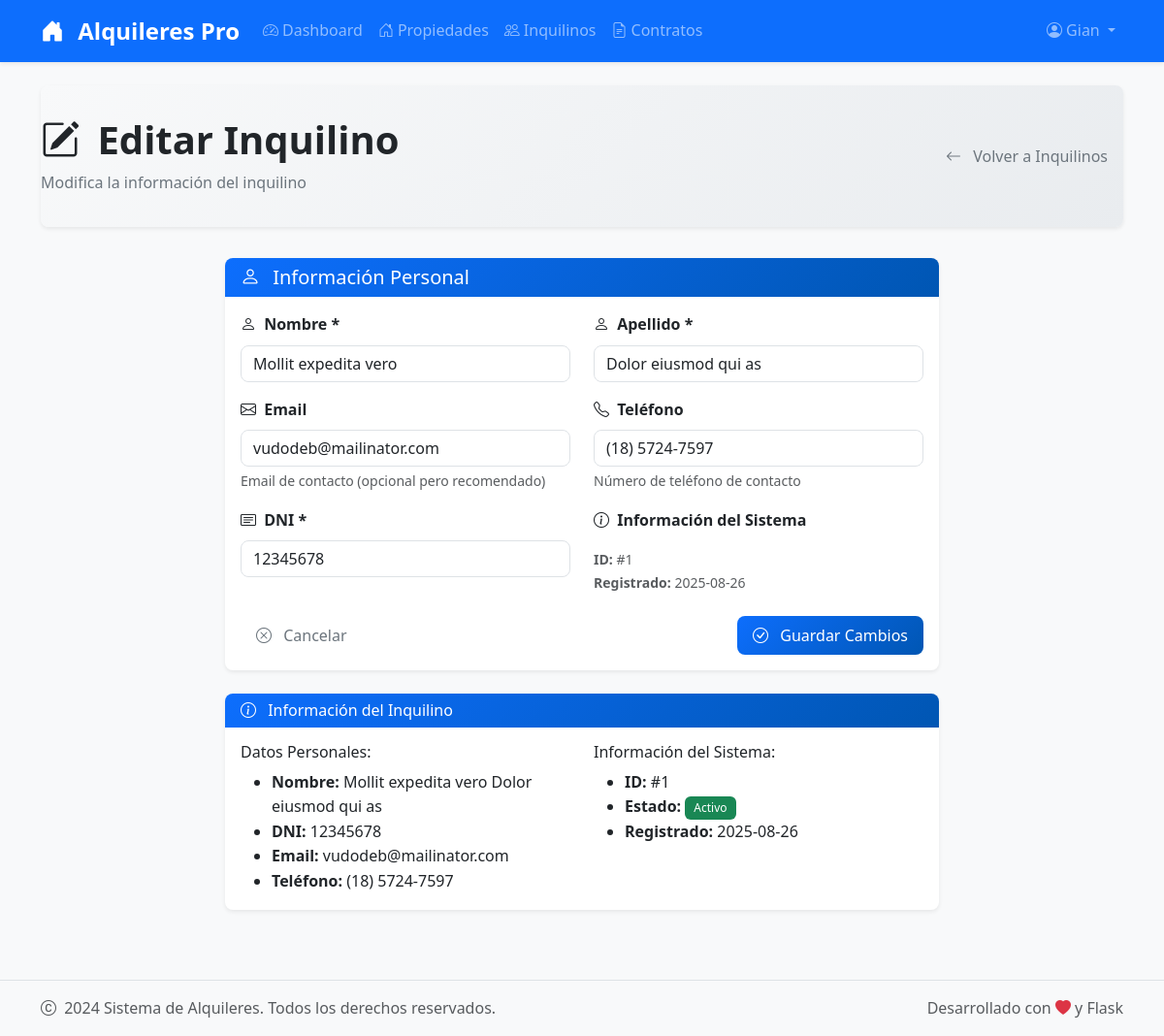
The page /inquilinos/1/editar (signed in) on the database its author committed.
### tables this page shows
CREATE TABLE inquilinos (
            id INTEGER PRIMARY KEY AUTOINCREMENT,
            nombre TEXT NOT NULL,
            apellido TEXT NOT NULL,
            email TEXT UNIQUE,
            telefono TEXT,
            dni TEXT UNIQUE,
            fecha_creacion TIMESTAMP DEFAULT CURRENT_TIMESTAMP
        , user_id INTEGER NOT NULL DEFAULT 1);

### app.py (the view, shortened to what this page needs)
@app.route('/inquilinos/<int:id>/editar', methods=['GET', 'POST'])
@login_required
def editar_inquilino(id):
    conn = get_db_connection()
    inquilino = conn.execute('SELECT * FROM inquilinos WHERE id = ? AND user_id = ?', (id, session['user_id'])).fetchone()
    conn.close()
    if inquilino is None:
        flash('Inquilino no encontrado', 'error')
        return redirect(url_for('inquilinos'))
    return render_template('editar_inquilino.html', inquilino=inquilino)

### app.py (called while the page is built)
def get_db_connection():
    conn = sqlite3.connect(DATABASE)
    conn.row_factory = sqlite3.Row
    return conn

def login_required(f):
    @wraps(f)
    def decorated_function(*args, **kwargs):
        if 'user_id' not in session:
            flash('Debes iniciar sesión para acceder a esta página.', 'warning')
            return redirect(url_for('login'))
        return f(*args, **kwargs)
    return decorated_function

### templates/editar_inquilino.html (shortened to what this page needs)
{% extends "base.html" %}
{% block content %}
<div class="container">
    <div class="page-header">
        <div class="row align-items-center">
            <div class="col">
                <h1 class="page-title">
                    <i class="bi bi-pencil-square me-2"></i>
                    Editar Inquilino
                </h1>
                <p class="page-subtitle">Modifica la información del inquilino</p>
            </div>
            <div class="col-auto">
                <a href="{{ url_for('inquilinos') }}" class="btn btn-outline-secondary">
                    <i class="bi bi-arrow-left me-2"></i>
                    Volver a Inquilinos
                </a>
            </div>
        </div>
    </div>
    <div class="row justify-content-center">
        <div class="col-lg-8">
            <div class="card">
                <div class="card-header">
                    <h5 class="mb-0">
                        <i class="bi bi-person me-2"></i>
                        Información Personal
                    </h5>
                </div>
                <div class="card-body">
                    <form method="POST" class="needs-validation" novalidate>
                        <div class="row">
                            <div class="col-md-6 mb-3">
                                <label for="nombre" class="form-label">
                                    <i class="bi bi-person me-1"></i>
                                    Nombre *
                                </label>
                                <input type="text"
                                       class="form-control"
                                       id="nombre"
                                       name="nombre"
                                       value="{{ inquilino.nombre }}"
                                       required
                                       placeholder="Ej: Juan">
                            </div>
                            <div class="col-md-6 mb-3">
                                <label for="apellido" class="form-label">
                                    <i class="bi bi-person me-1"></i>
                                    Apellido *
                                </label>
                                <input type="text"
                                       class="form-control"
                                       id="apellido"
                                       name="apellido"
                                       value="{{ inquilino.apellido }}"
                                       required
                                       placeholder="Ej: Pérez">
                            </div>
                            <div class="col-md-6 mb-3">
                                <label for="email" class="form-label">
                                    <i class="bi bi-envelope me-1"></i>
                                    Email
                                </label>
                                <input type="email"
                                       class="form-control"
                                       id="email"
                                       name="email"
                                       value="{{ inquilino.email }}"
                                       placeholder="juan.perez@email.com">
                                <div class="form-text">
                                    Email de contacto (opcional pero recomendado)
                                </div>
                            </div>
                            <div class="col-md-6 mb-3">
                                <label for="telefono" class="form-label">
                                    <i class="bi bi-telephone me-1"></i>
                                    Teléfono
                                </label>
                                <input type="tel"
                                       class="form-control phone-input"
                                       id="telefono"
                                       name="telefono"
                                       value="{{ inquilino.telefono }}"
                                       placeholder="(11) 1234-5678">
                                <div class="form-text">
                                    Número de teléfono de contacto
                                </div>
                            </div>
                            <div class="col-md-6 mb-3">
                                <label for="dni" class="form-label">
                                    <i class="bi bi-card-text me-1"></i>
                                    DNI *
                                </label>
                                <input type="text"
                                       class="form-control dni-input"
                                       id="dni"
                                       name="dni"
                                       value="{{ inquilino.dni }}"
                                       required
                                       maxlength="8"
                                       placeholder="12345678">
                            </div>
                            <div class="col-md-6 mb-3">
                                <label class="form-label">
                                    <i class="bi bi-info-circle me-1"></i>
                                    Información del Sistema
                                </label>
                                <div class="form-control-plaintext">
                                    <small class="text-muted">
                                        <strong>ID:</strong> #{{ inquilino.id }}<br>
                                        <strong>Registrado:</strong> {{ inquilino.fecha_creacion.split(' ')[0] if inquilino.fecha_creacion else 'N/A' }}
                                    </small>
                                </div>
                            </div>
                        </div>
                        <div class="d-flex justify-content-between align-items-center">
                            <div>
                                <a href="{{ url_for('inquilinos') }}" class="btn btn-outline-secondary">
                                    <i class="bi bi-x-circle me-2"></i>
                                    Cancelar
                                </a>
                            </div>
                            <div>
                                <button type="submit" class="btn btn-primary">
                                    <i class="bi bi-check-circle me-2"></i>
                                    Guardar Cambios
                                </button>
                            </div>
                        </div>
                    </form>
                </div>
            </div>
            <div class="card mt-4">
                <div class="card-header">
                    <h6 class="mb-0">
                        <i class="bi bi-info-circle me-2"></i>
                        Información del Inquilino
                    </h6>
                </div>
                <div class="card-body">
                    <div class="row">
                        <div class="col-md-6">
                            <h6>Datos Personales:</h6>
                            <ul class="mb-0">
                                <li><strong>Nombre:</strong> {{ inquilino.nombre }} {{ inquilino.apellido }}</li>
                                <li><strong>DNI:</strong> {{ inquilino.dni }}</li>
                                <li><strong>Email:</strong> {{ inquilino.email or 'No especificado' }}</li>
                                <li><strong>Teléfono:</strong> {{ inquilino.telefono or 'No especificado' }}</li>
                            </ul>
                        </div>
                        <div class="col-md-6">
                            <h6>Información del Sistema:</h6>
                            <ul class="mb-0">
                                <li><strong>ID:</strong> #{{ inquilino.id }}</li>
                                <li><strong>Estado:</strong>
                                    <span class="badge bg-success">Activo</span>
                                </li>
                                <li><strong>Registrado:</strong> {{ inquilino.fecha_creacion.split(' ')[0] if inquilino.fecha_creacion else 'N/A' }}</li>
                            </ul>
                        </div>
                    </div>
                </div>
            </div>
        </div>
    </div>
</div>
{% endblock %}

### static/css/style.css (style rules this page uses)
:root { --primary-color: #0d6efd; --secondary-color: #6c757d; --success-color: #198754; --danger-color: #dc3545; --warning-color: #ffc107; --info-color: #0dcaf0; --light-color: #f8f9fa; --dark-color: #212529; --border-radius: 0.5rem; --box-shadow: 0 0.125rem 0.25rem rgba(0, 0, 0, 0.075); --transition: all 0.3s ease; }
body { font-family: 'Segoe UI', Tahoma, Geneva, Verdana, sans-serif; background-color: #f8f9fa; line-height: 1.6; }
.card { border: none; border-radius: var(--border-radius); box-shadow: var(--box-shadow); transition: var(--transition); overflow: hidden; }
.card-header { background: linear-gradient(135deg, var(--primary-color), #0056b3); color: white; border: none; font-weight: 600; }
.btn { border-radius: var(--border-radius); font-weight: 500; transition: var(--transition); border: none; padding: 0.5rem 1rem; }
.btn-primary { background: linear-gradient(135deg, var(--primary-color), #0056b3); border: none; }
.form-control, .form-select { border-radius: var(--border-radius); border: 1px solid #dee2e6; transition: var(--transition); }
.form-label { font-weight: 600; color: var(--dark-color); margin-bottom: 0.5rem; }
.badge { border-radius: 0.375rem; font-weight: 500; padding: 0.5em 0.75em; }
.page-header { background: linear-gradient(135deg, #f8f9fa, #e9ecef); padding: 2rem 0; margin-bottom: 2rem; border-radius: var(--border-radius); box-shadow: var(--box-shadow); }
.page-title { color: var(--dark-color); font-weight: 700; margin: 0; }
.page-subtitle { color: var(--secondary-color); margin: 0.5rem 0 0 0; }

### rows shown on the page
inquilinos: nombre "Mollit expedita vero", apellido "Dolor eiusmod qui as", email "vudodeb@mailinator.com", telefono "(18) 5724-7597", dni "12345678", id "1", fecha_creacion "2025-08-26"

### other values the page prints
{{ session.nombre }} "Gian"
